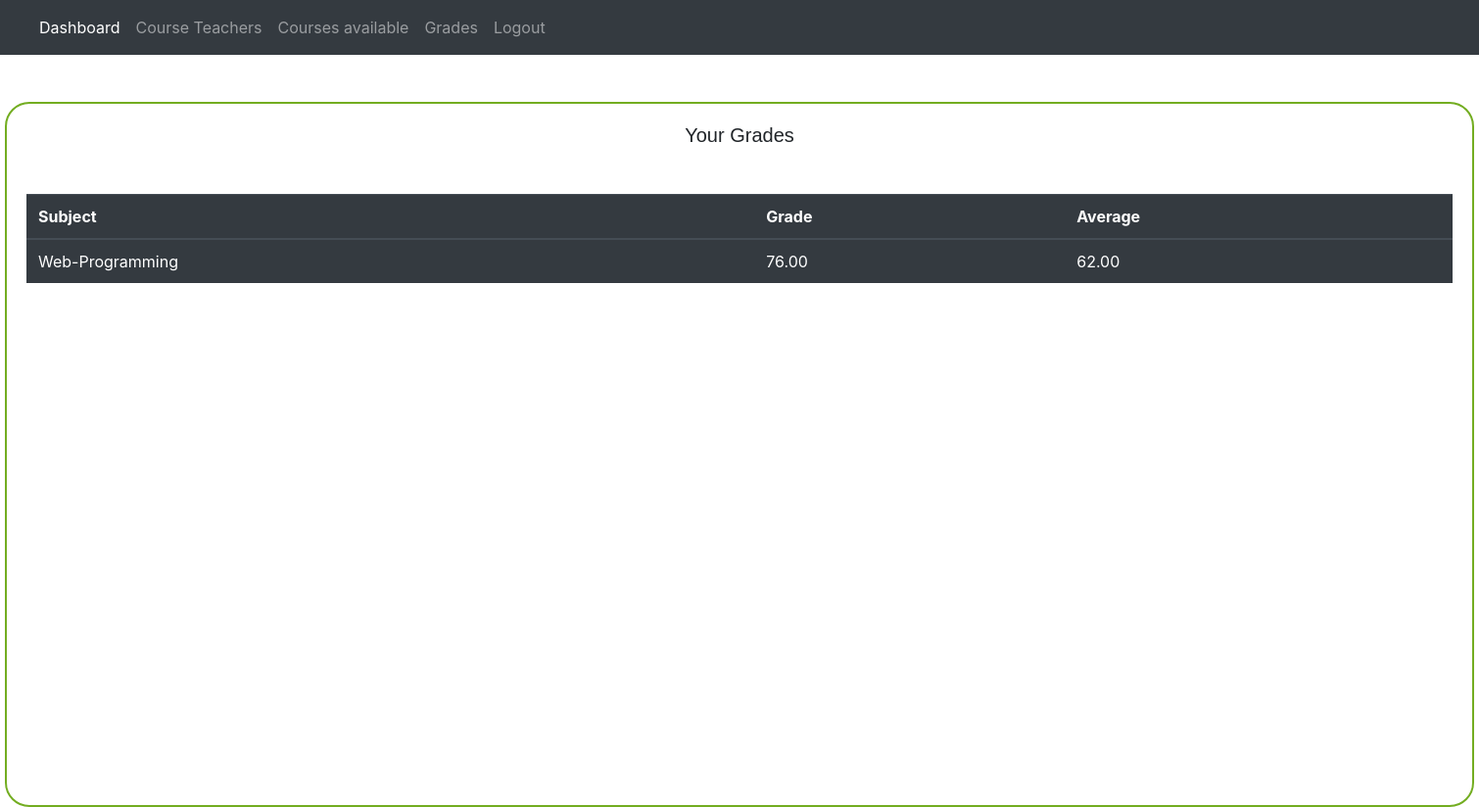
The page /grades.php on the database its author committed.
### tables this page shows
CREATE TABLE `grade` (
  `subject` text NOT NULL,
  `grade` decimal(5,2) NOT NULL,
  `avg` decimal(5,2) NOT NULL
);

### grades.php (the view, shortened to what this page needs)
<html>
<head>
<link rel="stylesheet" href="https://stackpath.bootstrapcdn.com/bootstrap/4.5.2/css/bootstrap.min.css">
<link href="https://unpkg.com/tailwindcss@^1.0/dist/tailwind.min.css" rel="stylesheet">
</head>
<body>
<nav class="navbar navbar-expand-lg navbar-dark bg-dark">
  <div class="collapse navbar-collapse" id="navbarNav">
    <ul class="navbar-nav">
      <li class="nav-item active">
        <a class="nav-link" href="student-dashboard.php">Dashboard <span class="sr-only">(current)</span></a>
      </li>
      <li class="nav-item">
        <a class="nav-link" href="teacher-student.php">Course Teachers</a>
      </li>
      <li class="nav-item">
        <a class="nav-link" href="courses-student.php">Courses available</a>
      </li>
      <li class="nav-item">
        <a class="nav-link" href="grades.php">Grades</a>
      </li>
      <li class="nav-item">
        <a class="nav-link" href="index.php">Logout</a>
      </li>
    </ul>
  </div>
</nav>
<br><br>
<div class="dashview">
<h1>Your Grades</h1>
<br>
<br>
<table class="table table-dark">
  <thead>
    <tr>
      <th scope="col">Subject</th>
      <th scope="col">Grade</th>
      <th scope="col">Average</th>
   </tr>
  </thead>
  <tbody>
   <?php
  $conn=mysqli_connect("localhost","root","","assign-9");
   $sql="SELECT subject,grade,avg from grade";
   $result=$conn->query ($sql);
   if($result ->num_rows>0){
while ($row=$result->fetch_assoc()){
  echo "<tr><td>".$row["subject"]."</td><td>".$row["grade"]."</td><td>".$row["avg"]."</td></tr>";
}}
else {
  echo "0 result";
}
   ?>
  </tbody>
</table>
  </div>
</body>
</html>

### grades.php (style rules this page uses)
.dashview { border-radius:25px; padding:20px; width:1500px; height:720px; border: 2px solid #73AD21; margin:auto; }
.dashview h1 { text-align:center; font-family:arial; font-size:20px; }

### rows shown on the page
grade: subject "Web-Programming", grade "76.00", avg "62.00"
